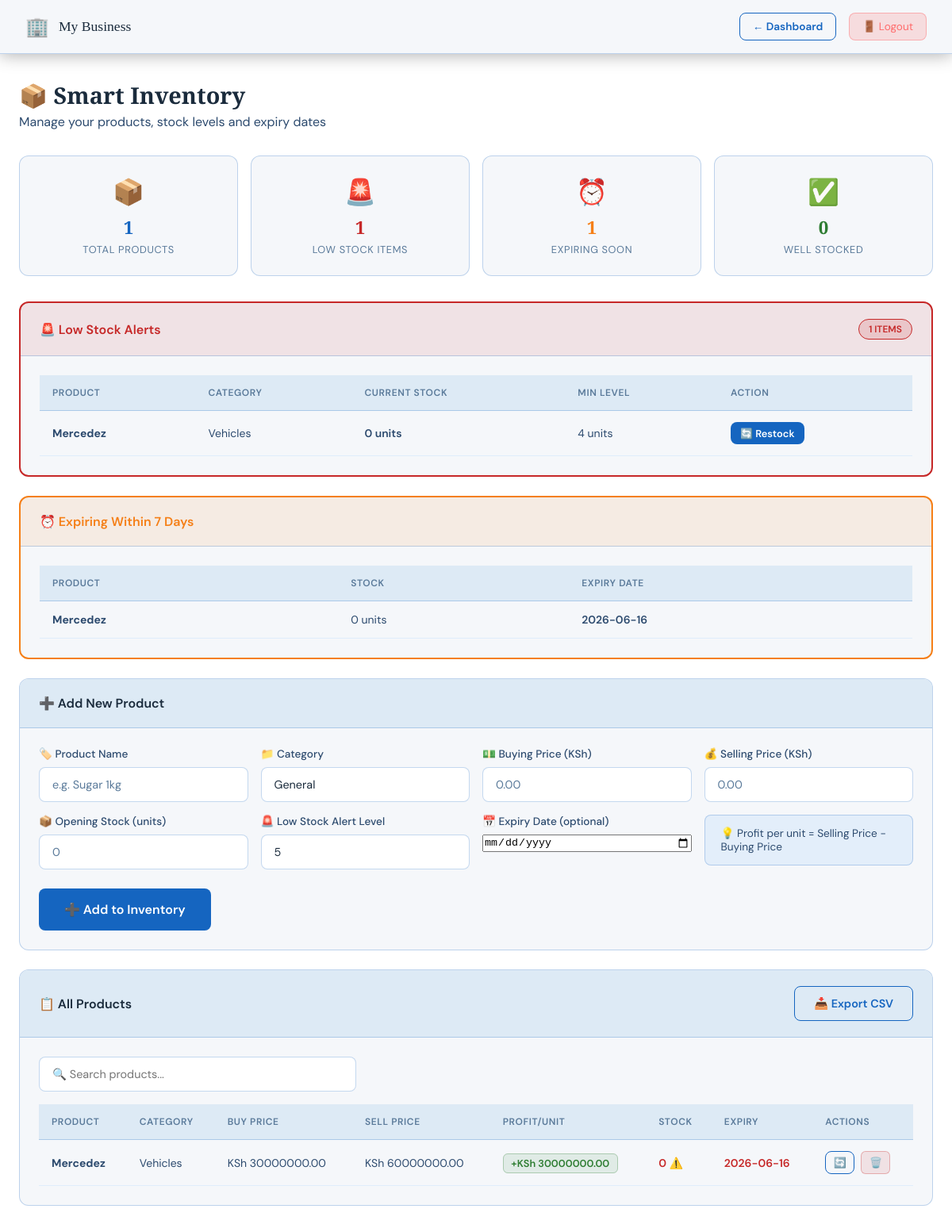
The page /inventory (signed in) on the database its author committed.
### tables this page shows
CREATE TABLE settings (
        id INTEGER PRIMARY KEY AUTOINCREMENT,
        business_name TEXT DEFAULT 'My Business',
        business_location TEXT DEFAULT '',
        business_currency TEXT DEFAULT 'KSh',
        business_color TEXT DEFAULT '#1565C0',
        owner_phone TEXT DEFAULT '',
        owner_email TEXT DEFAULT '',
        at_username TEXT DEFAULT '',
        at_api_key TEXT DEFAULT '',
        gmail_address TEXT DEFAULT '',
        gmail_app_password TEXT DEFAULT '',
        sms_enabled INTEGER DEFAULT 0,
        email_enabled INTEGER DEFAULT 0,
        low_stock_threshold INTEGER DEFAULT 5
    );

CREATE TABLE inventory (
        id INTEGER PRIMARY KEY AUTOINCREMENT,
        product_name TEXT UNIQUE NOT NULL,
        category TEXT DEFAULT 'General',
        buying_price REAL NOT NULL DEFAULT 0,
        selling_price REAL NOT NULL DEFAULT 0,
        stock_quantity INTEGER NOT NULL DEFAULT 0,
        low_stock_level INTEGER NOT NULL DEFAULT 5,
        expiry_date TEXT DEFAULT NULL,
        date_added TEXT NOT NULL
    );

### app.py (the view)
@app.route('/inventory')
def inventory():
    if not session.get('logged_in') or session.get('role') != 'owner':
        return redirect(url_for('login'))
    conn = get_db()
    inventory = conn.execute("SELECT * FROM inventory ORDER BY product_name ASC").fetchall()
    conn.close()
    settings = get_settings()
    low_stock = get_low_stock_products()
    expiring = get_expiring_soon()
    return render_template('inventory.html',
                           inventory=[dict(i) for i in inventory],
                           low_stock=low_stock,
                           expiring=expiring,
                           settings=settings)

### app.py (called while the page is built)
def get_db():
    conn = sqlite3.connect('sales.db')
    conn.row_factory = sqlite3.Row
    return conn

def get_settings():
    conn = get_db()
    row = conn.execute("SELECT * FROM settings LIMIT 1").fetchone()
    conn.close()
    return dict(row) if row else {}

def get_low_stock_products():
    conn = get_db()
    products = conn.execute("""SELECT * FROM inventory
        WHERE stock_quantity <= low_stock_level
        ORDER BY stock_quantity ASC""").fetchall()
    conn.close()
    return [dict(p) for p in products]

def get_expiring_soon():
    conn = get_db()
    today = date.today().isoformat()
    products = conn.execute("""SELECT * FROM inventory
        WHERE expiry_date IS NOT NULL
        AND expiry_date != ''
        AND expiry_date <= date('now', '+7 days')
        AND expiry_date >= ?
        ORDER BY expiry_date ASC""", (today,)).fetchall()
    conn.close()
    return [dict(p) for p in products]

### templates/inventory.html (shortened to what this page needs)
<!DOCTYPE html>
<html lang="en">
<head>
    <link rel="stylesheet" href="{{ url_for('static', filename='style.css') }}">
</head>
<body class="dashboard-page">
    <nav class="navbar">
        <div class="nav-brand">
            <span class="nav-icon">🏢</span>
            <span>{{ settings.business_name }}</span>
        </div>
        <div class="nav-right">
            <a href="/owner" class="btn-secondary" style="padding:0.5rem 1rem; font-size:0.85rem;">← Dashboard</a>
            <a href="/logout" class="btn-logout">🚪 Logout</a>
        </div>
    </nav>
    <div class="main-content">
        <div class="page-title">
            <h2>📦 Smart Inventory</h2>
            <p>Manage your products, stock levels and expiry dates</p>
        </div>
        <div class="metrics-grid">
            <div class="metric-card">
                <div class="metric-icon">📦</div>
                <div class="metric-value">{{ inventory|length }}</div>
                <div class="metric-label">Total Products</div>
            </div>
            <div class="metric-card">
                <div class="metric-icon">🚨</div>
                <div class="metric-value" style="color:#C62828;">{{ low_stock|length }}</div>
                <div class="metric-label">Low Stock Items</div>
            </div>
            <div class="metric-card">
                <div class="metric-icon">⏰</div>
                <div class="metric-value" style="color:#F57F17;">{{ expiring|length }}</div>
                <div class="metric-label">Expiring Soon</div>
            </div>
            <div class="metric-card">
                <div class="metric-icon">✅</div>
                <div class="metric-value" style="color:#2E7D32;">
                    {{ inventory|selectattr('stock_quantity','gt',5)|list|length }}
                </div>
                <div class="metric-label">Well Stocked</div>
            </div>
        </div>
        {% if low_stock %}
        <div class="card" style="border: 2px solid #C62828;">
            <div class="card-header" style="background: rgba(198,40,40,0.1);">
                <h3 style="color:#C62828;">🚨 Low Stock Alerts</h3>
                <span class="badge" style="background:rgba(198,40,40,0.15); color:#C62828; border:1px solid #C62828;">
                    {{ low_stock|length }} items
                </span>
            </div>
            <div class="card-body">
                <div class="table-wrapper">
                    <table class="data-table">
                        <thead>
                            <tr>
                                <th>Product</th>
                                <th>Category</th>
                                <th>Current Stock</th>
                                <th>Min Level</th>
                                <th>Action</th>
                            </tr>
                        </thead>
                        <tbody>
                            {% for p in low_stock %}
                            <tr>
                                <td><strong>{{ p.product_name }}</strong></td>
                                <td>{{ p.category }}</td>
                                <td class="stock-low">{{ p.stock_quantity }} units</td>
                                <td>{{ p.low_stock_level }} units</td>
                                <td>
                                    <button class="btn-primary" style="padding:0.35rem 0.75rem; font-size:0.8rem;"
                                            onclick="openRestock({{ p.id }}, '{{ p.product_name }}', {{ p.stock_quantity }})">
                                        🔄 Restock
                                    </button>
                                </td>
                            </tr>
                            {% endfor %}
                        </tbody>
                    </table>
                </div>
            </div>
        </div>
        {% endif %}
        {% if expiring %}
        <div class="card" style="border: 2px solid #F57F17;">
            <div class="card-header" style="background: rgba(245,127,23,0.1);">
                <h3 style="color:#F57F17;">⏰ Expiring Within 7 Days</h3>
            </div>
            <div class="card-body">
                <div class="table-wrapper">
                    <table class="data-table">
                        <thead>
                            <tr><th>Product</th><th>Stock</th><th>Expiry Date</th></tr>
                        </thead>
                        <tbody>
                            {% for p in expiring %}
                            <tr>
                                <td><strong>{{ p.product_name }}</strong></td>
                                <td>{{ p.stock_quantity }} units</td>
                                <td class="expiry-warning">{{ p.expiry_date }}</td>
                            </tr>
                            {% endfor %}
                        </tbody>
                    </table>
                </div>
            </div>
        </div>
        {% endif %}
        <div class="card">
            <div class="card-header"><h3>➕ Add New Product</h3></div>
            <div class="card-body">
                <div class="form-grid">
                    <div class="form-group">
                        <label>🏷️ Product Name</label>
                        <input type="text" id="product_name" placeholder="e.g. Sugar 1kg">
                    </div>
                    <div class="form-group">
                        <label>📁 Category</label>
                        <input type="text" id="category" placeholder="e.g. Groceries" value="General">
                    </div>
                    <div class="form-group">
                        <label>💵 Buying Price ({{ settings.business_currency }})</label>
                        <input type="number" id="buying_price" min="0" step="0.01" placeholder="0.00">
                    </div>
                    <div class="form-group">
                        <label>💰 Selling Price ({{ settings.business_currency }})</label>
                        <input type="number" id="selling_price" min="0" step="0.01" placeholder="0.00">
                    </div>
                    <div class="form-group">
                        <label>📦 Opening Stock (units)</label>
                        <input type="number" id="stock_quantity" min="0" placeholder="0">
                    </div>
                    <div class="form-group">
                        <label>🚨 Low Stock Alert Level</label>
                        <input type="number" id="low_stock_level" min="1" placeholder="5" value="5">
                    </div>
                    <div class="form-group">
                        <label>📅 Expiry Date (optional)</label>
                        <input type="date" id="expiry_date">
                    </div>
                    <div class="form-group" style="display:flex; align-items:flex-end;">
                        <div class="info-box" style="margin:0; width:100%;">
                            💡 Profit per unit = Selling Price - Buying Price
                        </div>
                    </div>
                </div>
                <button class="btn-primary btn-large" onclick="addProduct()">
                    ➕ Add to Inventory
                </button>
            </div>
        </div>
        <div class="card">
            <div class="card-header">
                <h3>📋 All Products</h3>
                <div style="display:flex; gap:0.75rem;">
                    <a href="/export_inventory_csv" class="btn-secondary">📥 Export CSV</a>
                </div>
            </div>
            <div class="card-body">
                <div class="filter-row">
                    <input type="text" id="searchInv" placeholder="🔍 Search products..."
                           oninput="filterInventory()">
                </div>
                {% if inventory %}
                <div class="table-wrapper">
                    <table class="data-table" id="invTable">
                        <thead>
                            <tr>
                                <th>Product</th>
                                <th>Category</th>
                                <th>Buy Price</th>
                                <th>Sell Price</th>
                                <th>Profit/Unit</th>
                                <th>Stock</th>
                                <th>Expiry</th>
                                <th>Actions</th>
                            </tr>
                        </thead>
                        <tbody>
                            {% for p in inventory %}
                            <tr>
                                <td><strong>{{ p.product_name }}</strong></td>
                                <td>{{ p.category }}</td>
                                <td>{{ settings.business_currency }} {{ "%.2f"|format(p.buying_price) }}</td>
                                <td>{{ settings.business_currency }} {{ "%.2f"|format(p.selling_price) }}</td>
                                <td>
                                    <span class="profit-badge">
                                        +{{ settings.business_currency }} {{ "%.2f"|format(p.selling_price - p.buying_price) }}
                                    </span>
                                </td>
                                <td>
                                    {% if p.stock_quantity <= p.low_stock_level %}
                                    <span class="stock-low">{{ p.stock_quantity }} ⚠️</span>
                                    {% elif p.stock_quantity <= p.low_stock_level * 2 %}
                                    <span class="stock-medium">{{ p.stock_quantity }}</span>
                                    {% else %}
                                    <span class="stock-ok">{{ p.stock_quantity }}</span>
                                    {% endif %}
                                </td>
                                <td>
                                    {% if p.expiry_date %}
                                    <span class="expiry-warning">{{ p.expiry_date }}</span>
                                    {% else %}
                                    <span style="color:#5A7A9A;">—</span>
                                    {% endif %}
                                </td>
                                <td style="display:flex; gap:0.5rem;">
                                    <button class="btn-secondary" style="padding:0.3rem 0.6rem; font-size:0.8rem;"
                                            onclick="openRestock({{ p.id }}, '{{ p.product_name }}', {{ p.stock_quantity }})">
                                        🔄
                                    </button>
                                    <button onclick="deleteProduct({{ p.id }}, '{{ p.product_name }}')"
                                            style="background:rgba(198,40,40,0.1); color:#C62828; border:1px solid rgba(198,40,40,0.3);
                                                   border-radius:6px; padding:0.3rem 0.6rem; cursor:pointer; font-size:0.8rem;">
                                        🗑️
                                    </button>
                                </td>
                            </tr>
                            {% endfor %}
                        </tbody>
                    </table>
                </div>
                {% else %}
                <div class="empty-state">
                    <div class="empty-icon">📦</div>
                    <p>No products yet. Add your first product above!</p>
                </div>
                {% endif %}
            </div>
        </div>
    </div>
</body>
</html>

### rows shown on the page
settings: business_name "My Business", business_currency "KSh"
inventory: product_name "Mercedez", category "Vehicles", stock_quantity "0", low_stock_level "4", expiry_date "2026-06-16", buying_price "30000000.00", selling_price "60000000.00", p.selling_price-p.buying_price "30000000.00"

### other values the page prints
{{ inventory|length }} "1"
{{ low_stock|length }} "1"
{{ expiring|length }} "1"
{{ inventory|selectattr('stock_quantity','gt',5)|list|length }} "0"
